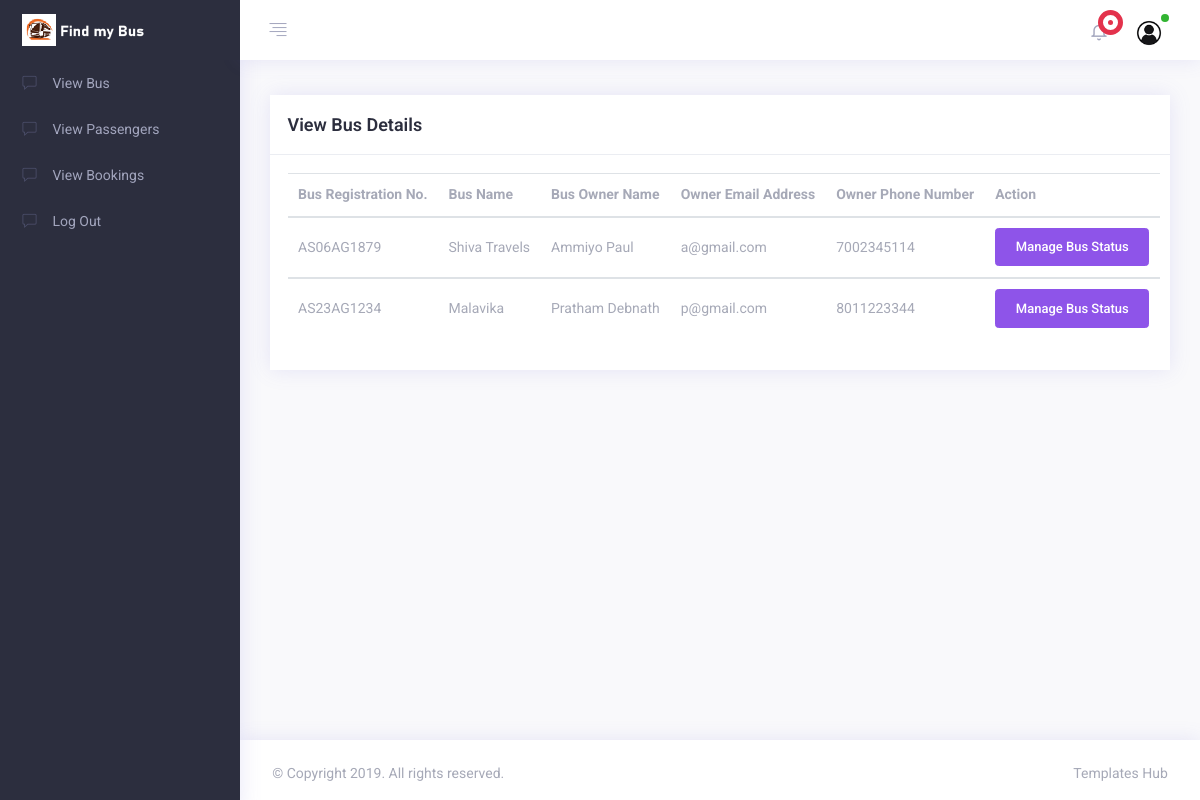
The page /view_bus.php on the database its author committed.
### tables this page shows
CREATE TABLE IF NOT EXISTS `bus_details` (
  `id` int NOT NULL AUTO_INCREMENT,
  `bid` int NOT NULL,
  `bstart` varchar(100) NOT NULL,
  `bend` varchar(100) NOT NULL,
  `btype` varchar(100) NOT NULL,
  `fare` varchar(50) NOT NULL,
  `bstatus` varchar(100) NOT NULL,
  PRIMARY KEY (`id`)
);

CREATE TABLE IF NOT EXISTS `register` (
  `id` int NOT NULL AUTO_INCREMENT,
  `bname` varchar(100) NOT NULL,
  `oname` varchar(100) NOT NULL,
  `email` varchar(100) NOT NULL,
  `phone` varchar(100) NOT NULL,
  `bno` varchar(100) NOT NULL,
  `bchasis` varchar(100) NOT NULL,
  `bengine` varchar(100) NOT NULL,
  PRIMARY KEY (`id`)
);

### view_bus.php (the view, shortened to what this page needs)
<!DOCTYPE html>
<html lang="en">
<head>
    <link rel="stylesheet" type="text/css" href="assets/css/vendors.css" />
    <link rel="stylesheet" type="text/css" href="assets/css/style.css" />
</head>
<body>
    <div class="app">
        <div class="app-wrap">
            <header class="app-header top-bar">
                <nav class="navbar navbar-expand-md">
                    <div class="navbar-header d-flex align-items-center">
                        <a class="navbar-brand" href="index.html">
                            <img src="assets/img/n2.png" class="img-fluid logo-desktop" alt="logo" />
                        </a>
                    </div>
                    <div class="collapse navbar-collapse" id="navbarSupportedContent">
                        <div class="navigation d-flex">
                            <ul class="navbar-nav nav-left">
                                <li class="nav-item">
                                    <a href="javascript:void(0)" class="nav-link sidebar-toggle">
                                        <i class="ti ti-align-right"></i>
                                    </a>
                                </li>
                            </ul>
                            <ul class="navbar-nav nav-right ml-auto">
                                <li class="nav-item dropdown">
                                    <a class="nav-link dropdown-toggle" href="javascript:void(0)" id="navbarDropdown3" role="button" data-toggle="dropdown" aria-haspopup="true" aria-expanded="false">
                                        <i class="fe fe-bell"></i>
                                        <span class="notify">
                                                    <span class="blink"></span>
                                        <span class="dot"></span>
                                        </span>
                                    </a>
                                </li>
                                <li class="nav-item dropdown user-profile">
                                    <a href="javascript:void(0)" class="nav-link dropdown-toggle " id="navbarDropdown4" role="button" data-toggle="dropdown" aria-haspopup="true" aria-expanded="false">
                                        <img src="assets/img/avtar/user.png" alt="avtar-img">
                                        <span class="bg-success user-status"></span>
                                    </a>
                                </li>
                            </ul>
                        </div>
                    </div>
                </nav>
            </header>
            <div class="app-container">
                <aside class="app-navbar">
                    <div class="sidebar-nav scrollbar scroll_light">
                        <ul class="metismenu " id="sidebarNav">
                            <li><a href="view_bus.php" aria-expanded="false"><i class="nav-icon ti ti-comment"></i><span class="nav-title">View Bus</span></a> </li>
                            <li><a href="vpassengers.php" aria-expanded="false"><i class="nav-icon ti ti-comment"></i><span class="nav-title">View Passengers</span></a> </li>
                            <li><a href="viewbooking.php" aria-expanded="false"><i class="nav-icon ti ti-comment"></i><span class="nav-title">View Bookings</span></a> </li>
                            <li><a href="index.php" aria-expanded="false"><i class="nav-icon ti ti-comment"></i><span class="nav-title">Log Out</span></a> </li>
                        </ul>
                    </div>
                </aside>
                <div class="app-main" id="main">
                    <div class="container-fluid">
                        <div class="row">
                            <div class="col-md-12">
                                <div class="card card-statistics">
                                    <div class="card-header">
                                        <div class="card-heading">
                                            <h4 class="card-title">View Bus Details</h4>
                                        </div>
                                    </div>
                                    <div class="card-body">
                                         <table class="table" id="view">
  <thead>
    <tr>
     <th scope="col">Bus Registration No.</th>
      <th scope="col">Bus Name</th>
      <th scope="col">Bus Owner Name</th>
      <th scope="col">Owner Email Address</th>
      <th scope="col">Owner Phone Number</th>
         <th scope="col">Action</th>
    </tr>
  </thead>
  <?php
  $localhost = "localhost";
$username = "root";
$password = "";
$dbname = "bus";
$con = new mysqli($localhost, $username, $password, $dbname);
                      $sql = "SELECT * from `bus_details` INNER JOIN `register` ON bus_details.bid = register.id INNER JOIN `bus_route` ON bus_details.bid=bus_route.bid";
$run_q = mysqli_query($con, $sql);
                      while($row  = mysqli_fetch_assoc($run_q)){
?>
<tbody>
    <tr>
          <td><?php echo $row['bno'];?></td>
          <td><?php echo $row['bname'];?></td>
           <td><?php echo $row['oname'];?></td>
           <td><?php echo $row['email'];?></td>
           <td><?php echo $row['phone'];?></td>
           <td>
                 <button type="button" class="btn btn-primary" data-toggle="modal" data-target="#exampleModal-<?php echo $row['bno'] ?>">
  Manage Bus Status
</button>
</td>
</tr>
<?php
}
          ?>
</tbody>
</table>
                                    </div>
                                </div>
                            </div>
                        </div>
                    </div>
                </div>
            </div>
            <footer class="footer">
                <div class="row">
                    <div class="col-12 col-sm-6 text-center text-sm-left">
                        <p>&copy; Copyright 2019. All rights reserved.</p>
                    </div>
                    <div class="col  col-sm-6 ml-sm-auto text-center text-sm-right">
                        <p><a target="_blank" href="https://www.templateshub.net">Templates Hub</a></p>
                    </div>
                </div>
            </footer>
        </div>
    </div>
</body>
</html>

### rows shown on the page
bus_details: register.bno "AS06AG1879", register.bname "Shiva Travels", register.oname "Ammiyo Paul", register.email "a@gmail.com", register.phone "7002345114"
bus_details: register.bno "AS23AG1234", register.bname "Malavika", register.oname "Pratham Debnath", register.email "p@gmail.com", register.phone "8011223344"
